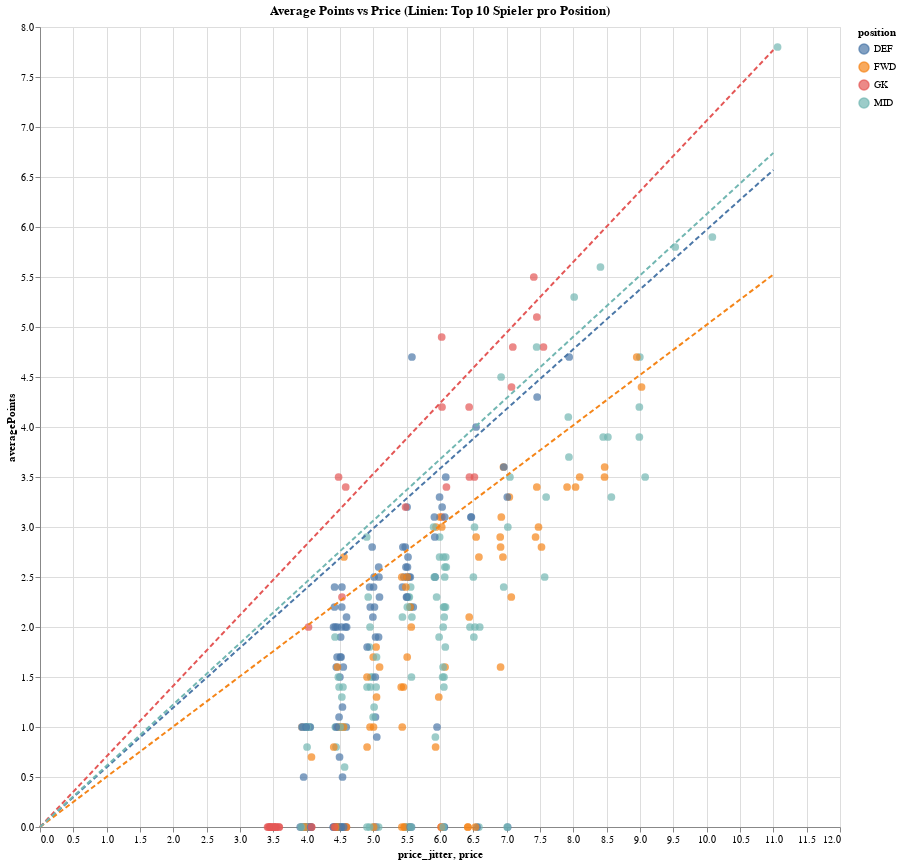

The notebook cell this image was saved under:
### Code cell
import pandas as pd
import altair as alt
import numpy as np

# Top-N Spieler pro Position
num = 10

# Jitter hinzufügen
df['price_jitter'] = df['price'] + np.random.uniform(-0.1, 0.1, size=len(df))
df['averagePoints_per_price'] = df['averagePoints'] / df['price']

# Top-N Spieler pro Position nach averagePoints_per_price
top_per_position = (
    df.sort_values(by='averagePoints_per_price', ascending=False)
      .groupby('position')
      .head(num)
)

# Durchschnittliche Effizienz (averagePoints/price) pro Position
avg_top = top_per_position.groupby('position')['averagePoints_per_price'].mean().reset_index()
avg_top['Typ'] = f'Top {num} per Position'

# Linien vorbereiten (mit Steigung = Effizienz)
max_price = df['price'].max()
line_points = []

for _, row in avg_top.iterrows():
    eff = row['averagePoints_per_price']
    pos = row['position']
    typ = row['Typ']
    line_points.extend([
        {'price': 0, 'averagePoints': 0, 'position': pos, 'Typ': typ},
        {'price': max_price, 'averagePoints': eff * max_price, 'position': pos, 'Typ': typ},
    ])

line_df = pd.DataFrame(line_points)

# Linienchart (gestrichelt)
line_chart = alt.Chart(line_df).mark_line(size=2, strokeDash=[5, 3]).encode(
    x='price:Q',
    y='averagePoints:Q',
    color='position:N'
)

# Streudiagramm (mit Jitter)
scatter = alt.Chart(df).mark_circle(size=60).encode(
    x='price_jitter',
    y='averagePoints',
    color='position',
    tooltip=['displayName', 'position', 'totalPoints', 'averagePoints', 'price', 'minutesPlayed']
).properties(
    title=f'Average Points vs Price (Linien: Top {num} Spieler pro Position)',
    width=800,
    height=800
)

# Kombinieren
final_chart = scatter + line_chart
final_chart

### Figure 1 — Vega-Lite specification as saved in the notebook (floating-point values rounded to 4 significant figures; data arrays with more than 128 entries replaced by an {"elided": "..."} marker saying what was removed)
{"config": {"view": {"continuousWidth": 300, "continuousHeight": 300}}, "layer": [{"data": {"name": "data-8641520a246d2f2ad8dfb4e23fd001d3"}, "mark": {"type": "circle", "size": 60}, "encoding": {"color": {"field": "position", "type": "nominal"}, "tooltip": [{"field": "displayName", "type": "nominal"}, {"field": "position", "type": "nominal"}, {"field": "totalPoints", "type": "quantitative"}, {"field": "averagePoints", "type": "quantitative"}, {"field": "price", "type": "quantitative"}, {"field": "minutesPlayed", "type": "quantitative"}], "x": {"field": "price_jitter", "type": "quantitative"}, "y": {"field": "averagePoints", "type": "quantitative"}}, "title": "Average Points vs Price (Linien: Top 10 Spieler pro Position)"}, {"data": {"name": "data-c2603ccd6a6e408ad7b0920ac17ef662"}, "mark": {"type": "line", "size": 2, "strokeDash": [5, 3]}, "encoding": {"color": {"field": "position", "type": "nominal"}, "x": {"field": "price", "type": "quantitative"}, "y": {"field": "averagePoints", "type": "quantitative"}}}], "height": 800, "width": 800, "$schema": "https://vega.github.io/schema/vega-lite/v5.20.1.json", "datasets": {"data-8641520a246d2f2ad8dfb4e23fd001d3": {"elided": "312 records"}, "data-c2603ccd6a6e408ad7b0920ac17ef662": [{"price": 0.0, "averagePoints": 0.0, "position": "DEF", "Typ": "Top 10 per Position"}, {"price": 11.0, "averagePoints": 6.57, "position": "DEF", "Typ": "Top 10 per Position"}, {"price": 0.0, "averagePoints": 0.0, "position": "FWD", "Typ": "Top 10 per Position"}, {"price": 11.0, "averagePoints": 5.525, "position": "FWD", "Typ": "Top 10 per Position"}, {"price": 0.0, "averagePoints": 0.0, "position": "GK", "Typ": "Top 10 per Position"}, {"price": 11.0, "averagePoints": 7.77, "position": "GK", "Typ": "Top 10 per Position"}, {"price": 0.0, "averagePoints": 0.0, "position": "MID", "Typ": "Top 10 per Position"}, {"price": 11.0, "averagePoints": 6.741, "position": "MID", "Typ": "Top 10 per Position"}]}}
